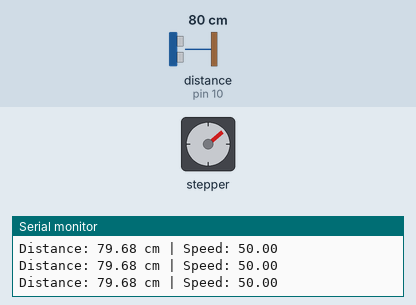
Recording of a sketch running on a simulated Arduino Uno, built with avr-gcc and run on an emulated ATmega328P. Shown: stepper motor, the last lines printed to the serial monitor. Wiring (inferred from the names in the program): ultrasonic range finder: trigger pin 9; echo pin 10. The test bench sets the inputs (shaded band); at power-on: distance to the obstacle (sensor on pin 10) 80 cm. The echo pulse lasts 58.3 µs per cm; stepper angles assume 200 steps per turn.

Above: at 1.2 s.
1.3 s: distance to the obstacle (sensor on pin 10) set to 18 cm
At 1.82 s:
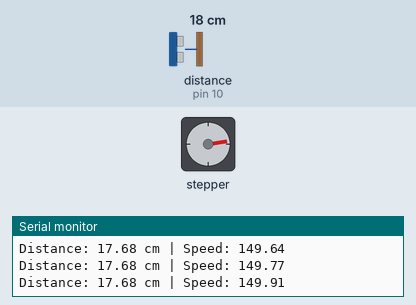
4.3 s: distance to the obstacle (sensor on pin 10) set to 2 cm
At 4.7 s:
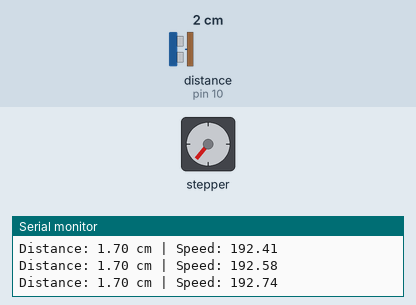
7.3 s: distance to the obstacle (sensor on pin 10) set to 35 cm
At 7.95 s:
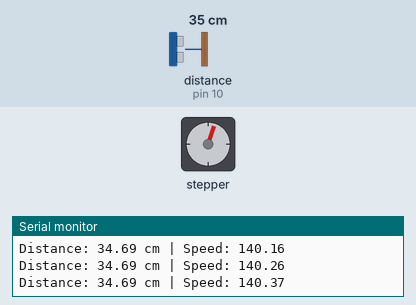
Timing chart, 0 to 16.3 s (numbered marks = the images above; inputs shaded):
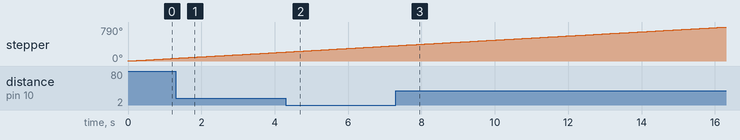

The sketch:

Stepper_for_linear_acctuation.ino
```cpp
#include <AccelStepper.h>

// Pins
#define STEP_PIN 2
#define DIR_PIN 3
#define TRIG_PIN 9
#define ECHO_PIN 10

AccelStepper stepper(AccelStepper::DRIVER, STEP_PIN, DIR_PIN);

// PID Variables
// These values is to be changed
float kp = 2.0, ki = 0.05, kd = 1.0;
float setPoint = 91.44; // 3 feet in cm
float error, prevError = 0, integral = 0;
unsigned long lastTime = 0;

// Function for read the distance
float getDistance() {
  digitalWrite(TRIG_PIN, LOW); delayMicroseconds(2);
  digitalWrite(TRIG_PIN, HIGH); delayMicroseconds(10);
  digitalWrite(TRIG_PIN, LOW);
  long duration = pulseIn(ECHO_PIN, HIGH, 30000); // Timeout: 30ms
  return duration * 0.0343 / 2;
}

void setup() {
  Serial.begin(9600);
  pinMode(TRIG_PIN, OUTPUT);
  pinMode(ECHO_PIN, INPUT);

  stepper.setMaxSpeed(1000); // Max speed steps/sec
  stepper.setAcceleration(300); // Acceleration in steps/sec^2
  stepper.setSpeed(500); // Initial speed
  stepper.setCurrentPosition(0);
}

void loop() {
  float currentDistance = getDistance();
  error = setPoint - currentDistance;

  // PID calculations
  unsigned long currentTime = millis();
  float deltaTime = (currentTime - lastTime) / 1000.0;
  lastTime = currentTime;

  integral += error * deltaTime;
  float derivative = (error - prevError) / deltaTime;
  prevError = error;

  float output = kp * error + ki * integral + kd * derivative;

  // Map PID output to stepper speed (optional bounding)
  float motorSpeed = constrain(output, 50, 800); // Speed in steps/sec
  stepper.setSpeed(motorSpeed);

  // If close to target, stop motion
  if (currentDistance >= setPoint - 1.0) {
    stepper.stop(); // Stop smoothly
    Serial.println("X-axis complete. Ready for Y movement.");
    while (true); // Hold or trigger next motion (Y-axis)
  }

  stepper.runSpeed(); // Continuous motion
  Serial.print("Distance: ");
  Serial.print(currentDistance);
  Serial.print(" cm | Speed: ");
  Serial.println(motorSpeed);
}
```
